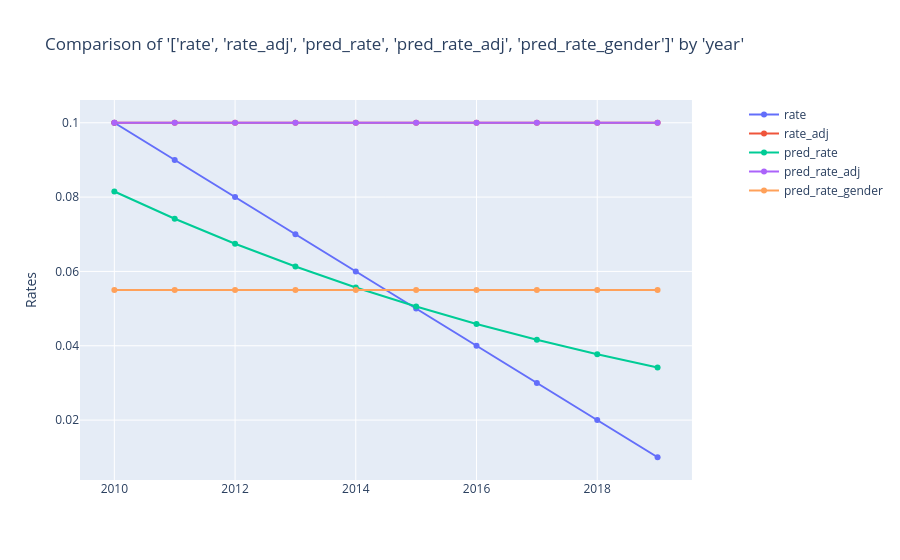

This figure's notebook cell:
### Markdown cell above
As seen the blue line in the unadjusted rate and red line is the adjusted rate.
- **pred_rate_adj:** when predicting on gender after adjusting year rates are perfectly predicted with an as of date of 2010
- **pred_rate_gender:** when predicting on gender without adjusting year rates, it predicts the average mortality (midpoint) and would also be accurate, but with an as of date of 2014.5.
- **pred_rate:** when predicting on study year and gender and these variables interact, the resulting rates will be a blend and not accurate. The improvement will be the average of the genders.

### Code cell
charters.compare_rates(
    model_data[model_data["gender"] == 1],
    x_axis="year",
    rates=["rate", "rate_adj", "pred_rate", "pred_rate_adj", "pred_rate_gender"],
)

### Figure 1 — Plotly figure (JSON) as saved in the notebook; plotly's stock layout.template omitted (floating-point values rounded to 4 significant figures)
{"data": [{"mode": "lines+markers", "name": "rate", "type": "scatter", "x": [2010, 2011, 2012, 2013, 2014, 2015, 2016, 2017, 2018, 2019], "xaxis": "x", "y": [0.1, 0.09, 0.08, 0.07, 0.06, 0.05, 0.04, 0.03, 0.02, 0.01], "yaxis": "y"}, {"mode": "lines+markers", "name": "rate_adj", "type": "scatter", "x": [2010, 2011, 2012, 2013, 2014, 2015, 2016, 2017, 2018, 2019], "xaxis": "x", "y": [0.1, 0.1, 0.1, 0.1, 0.1, 0.1, 0.1, 0.1, 0.1, 0.1], "yaxis": "y"}, {"mode": "lines+markers", "name": "pred_rate", "type": "scatter", "x": [2010, 2011, 2012, 2013, 2014, 2015, 2016, 2017, 2018, 2019], "xaxis": "x", "y": [0.08151, 0.07418, 0.06746, 0.06131, 0.05568, 0.05055, 0.04586, 0.04159, 0.0377, 0.03417], "yaxis": "y"}, {"mode": "lines+markers", "name": "pred_rate_adj", "type": "scatter", "x": [2010, 2011, 2012, 2013, 2014, 2015, 2016, 2017, 2018, 2019], "xaxis": "x", "y": [0.1, 0.1, 0.1, 0.1, 0.1, 0.1, 0.1, 0.1, 0.1, 0.1], "yaxis": "y"}, {"mode": "lines+markers", "name": "pred_rate_gender", "type": "scatter", "x": [2010, 2011, 2012, 2013, 2014, 2015, 2016, 2017, 2018, 2019], "xaxis": "x", "y": [0.055, 0.055, 0.055, 0.055, 0.055, 0.055, 0.055, 0.055, 0.055, 0.055], "yaxis": "y"}], "layout": {"title": {"text": "Comparison of '['rate', 'rate_adj', 'pred_rate', 'pred_rate_adj', 'pred_rate_gender']' by 'year'"}, "xaxis": {"anchor": "y", "domain": [0, 0.94]}, "yaxis": {"anchor": "x", "domain": [0, 1], "title": {"text": "Rates"}, "type": "-"}, "yaxis2": {"anchor": "x", "overlaying": "y", "side": "right"}}}
